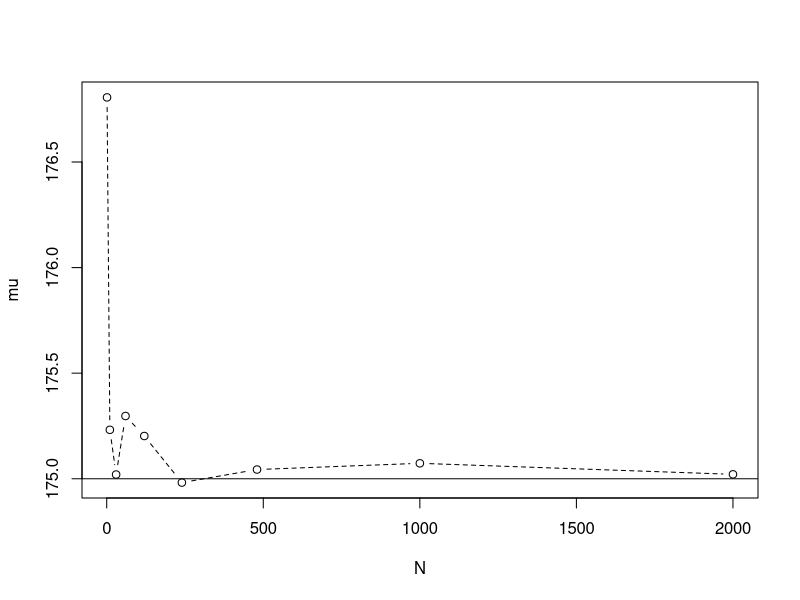
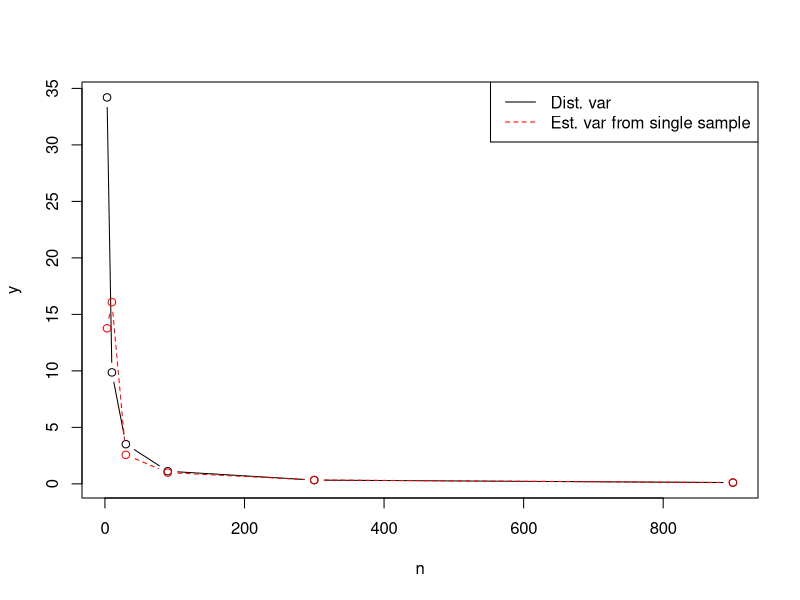

Write the R code that produced these figures, in order.
## ---- chunk 1
z = (1000 - 943) / 212
1 - pnorm(z)
## ---- chunk 2
N <- c(1, 10, 30, 60, 120, 240, 480, 1000, 2000)
mu = numeric(length(N))
for (i in 1:length(N)) {
  samples <- matrix(rnorm(30*N[i], mean=175, sd=10), ncol = 30)
  mu[i] = mean(rowMeans(samples))
}

plot(N, mu, type='b', lty = 'dashed')
abline(h=175)
## ---- chunk 3
n <- c(3,10,30,90,300,900)
y <- numeric(length(n))
y_est <- numeric(length(n))
for (i in 1:length(n)) {
  samples <- matrix(rnorm(1000*n[i], mean=175, sd=10), ncol = n[i])
  y[i] <- var(rowMeans(samples))
  y_est[i] <- var(samples[1,]) / n[i]
}
plot(n, y, type='b')

lines(n, y_est, type='b', lty='dashed', col='red')
legend('topright', 
       lty=c('solid','dashed'),
       legend=c('Dist. var', 'Est. var from single sample'), 
       col=c('black', 'red'))
